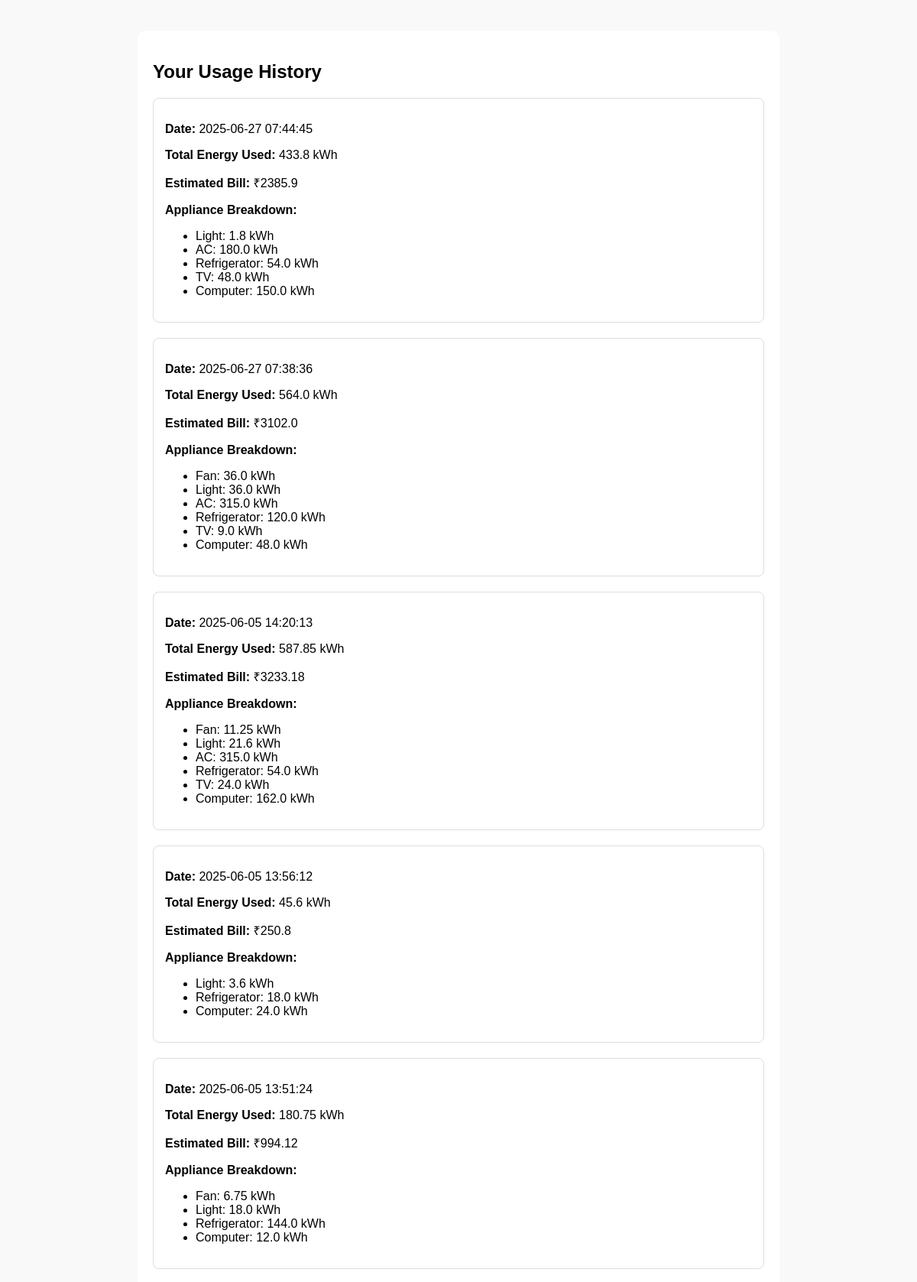
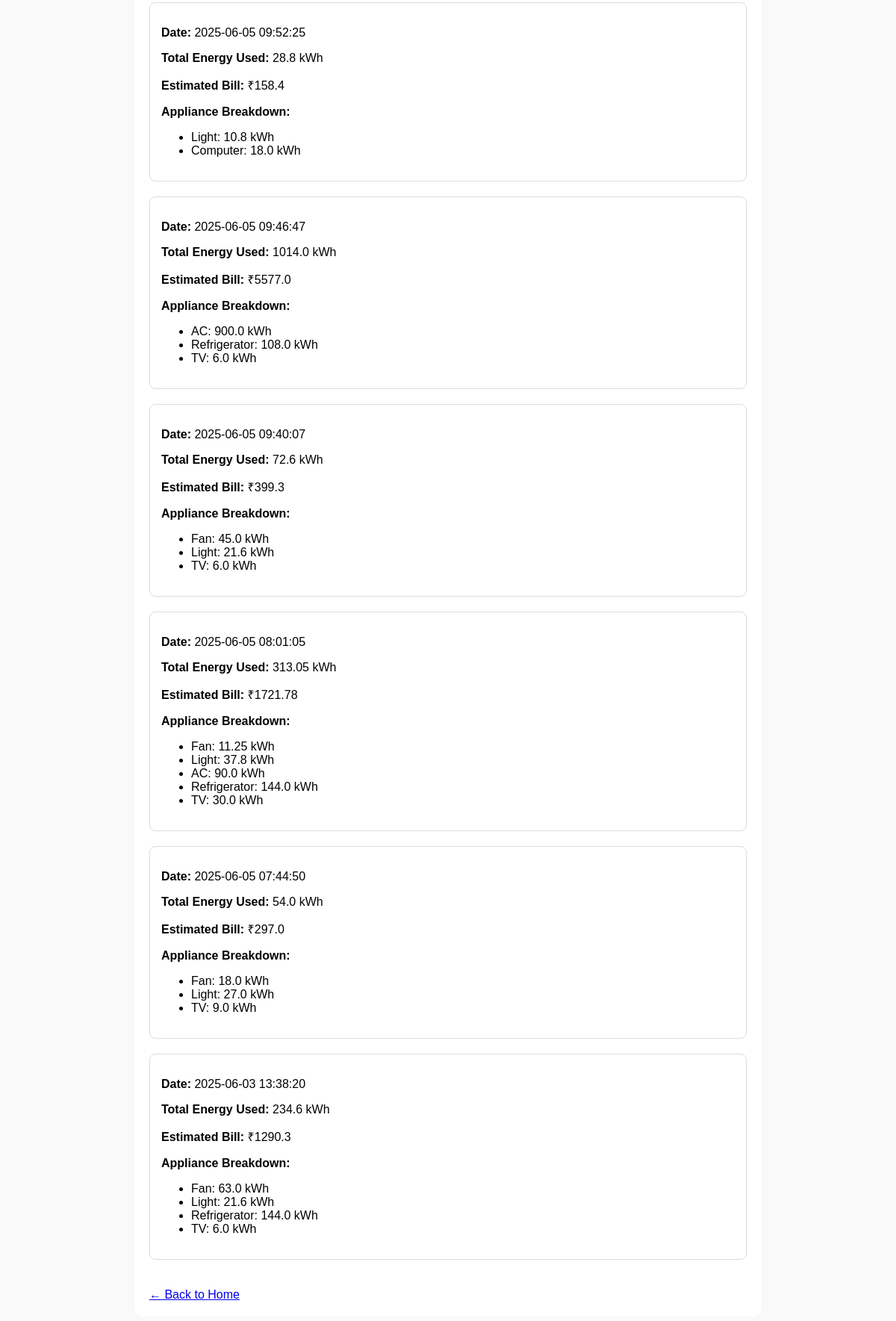
The app's page /history (signed in) with its own data (2 pictures, top to bottom).
### tables this page shows
CREATE TABLE usage_history (
            id INTEGER PRIMARY KEY AUTOINCREMENT,
            username TEXT NOT NULL,
            days INTEGER,
            appliance_data TEXT,
            total_energy REAL,
            estimated_bill REAL,
            timestamp DATETIME DEFAULT CURRENT_TIMESTAMP
        );

### app.py (the view)
@app.route('/history')
def history():
    if 'user' not in session:
        return redirect(url_for('login'))
    username = session['user']
    conn = sqlite3.connect('users.db')
    c = conn.cursor()
    c.execute("SELECT timestamp, total_energy, estimated_bill, appliance_data FROM usage_history WHERE username=? ORDER BY timestamp DESC", (username,))
    rows = c.fetchall()
    conn.close()
    history = []
    for row in rows:
        breakdown = json.loads(row[3])
        history.append({
            'timestamp': row[0],
            'total_energy': row[1],
            'estimated_bill': row[2],
            'breakdown': breakdown
        })
    return render_template('history.html', history=history)

### templates/history.html (shortened to what this page needs)
<!DOCTYPE html>
<html lang="en">
<head>
</head>
<body>
    <div class="container">
        <h2>Your Usage History</h2>
        {% if history %}
            {% for entry in history %}
                <div class="history-entry">
                    <p><strong>Date:</strong> {{ entry.timestamp }}</p>
                    <p><strong>Total Energy Used:</strong> {{ entry.total_energy }} kWh</p>
                    <p><strong>Estimated Bill:</strong> ₹{{ entry.estimated_bill }}</p>
                    <p><strong>Appliance Breakdown:</strong></p>
                    <ul>
                        {% for appliance, energy in entry.breakdown.items() %}
                            <li>{{ appliance }}: {{ energy }} kWh</li>
                        {% endfor %}
                    </ul>
                </div>
            {% endfor %}
        {% else %}
            <p>No usage history available.</p>
        {% endif %}
        <br>
        <a href="{{ url_for('index') }}">← Back to Home</a>
    </div>
</body>
</html>

### templates/history.html (style rules this page uses)
body { font-family: Arial, sans-serif; margin: 40px; background: #f9f9f9; }
.container { max-width: 800px; margin: auto; background: white; padding: 20px; border-radius: 10px; }
.history-entry { border: 1px solid #ddd; padding: 15px; margin-bottom: 20px; border-radius: 8px; }

### records on screen
usage_history: timestamp "2025-06-27 07:44:45", total_energy "433.8", estimated_bill "2385.9", breakdown "Light" "AC" "Refrigerator" "TV" "Computer", breakdown "1.8" "180.0" "54.0" "48.0" "150.0"
usage_history: timestamp "2025-06-27 07:38:36", total_energy "564.0", estimated_bill "3102.0", breakdown "Fan" "Light" "AC" "Refrigerator" "TV" "Computer", breakdown "36.0" "36.0" "315.0" "120.0" "9.0" "48.0"
usage_history: timestamp "2025-06-05 14:20:13", total_energy "587.85", estimated_bill "3233.18", breakdown "Fan" "Light" "AC" "Refrigerator" "TV" "Computer", breakdown "11.25" "21.6" "315.0" "54.0" "24.0" "162.0"
usage_history: timestamp "2025-06-05 13:56:12", total_energy "45.6", estimated_bill "250.8", breakdown "Light" "Refrigerator" "Computer", breakdown "3.6" "18.0" "24.0"
usage_history: timestamp "2025-06-05 13:51:24", total_energy "180.75", estimated_bill "994.12", breakdown "Fan" "Light" "Refrigerator" "Computer", breakdown "6.75" "18.0" "144.0" "12.0"
usage_history: timestamp "2025-06-05 09:52:25", total_energy "28.8", estimated_bill "158.4", breakdown "Light" "Computer", breakdown "10.8" "18.0"
usage_history: timestamp "2025-06-05 09:46:47", total_energy "1014.0", estimated_bill "5577.0", breakdown "AC" "Refrigerator" "TV", breakdown "900.0" "108.0" "6.0"
usage_history: timestamp "2025-06-05 09:40:07", total_energy "72.6", estimated_bill "399.3", breakdown "Fan" "Light" "TV", breakdown "45.0" "21.6" "6.0"
usage_history: timestamp "2025-06-05 08:01:05", total_energy "313.05", estimated_bill "1721.78", breakdown "Fan" "Light" "AC" "Refrigerator" "TV", breakdown "11.25" "37.8" "90.0" "144.0" "30.0"
usage_history: timestamp "2025-06-05 07:44:50", total_energy "54.0", estimated_bill "297.0", breakdown "Fan" "Light" "TV", breakdown "18.0" "27.0" "9.0"
usage_history: timestamp "2025-06-03 13:38:20", total_energy "234.6", estimated_bill "1290.3", breakdown "Fan" "Light" "Refrigerator" "TV", breakdown "63.0" "21.6" "144.0" "6.0"
